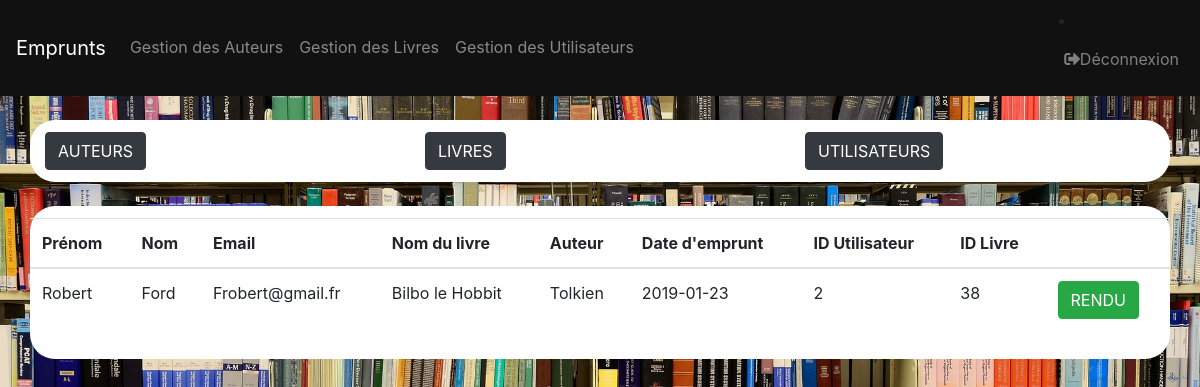
Screenshot of /admin/emprunts.php (signed in) with the database file from the repository.
### tables this page shows
CREATE TABLE `emprunts` (
  `id_livre` int(10) UNSIGNED NOT NULL,
  `id_utilisateur` int(10) UNSIGNED NOT NULL,
  `date_emprunt` date DEFAULT NULL,
  `rendu` tinyint(1) DEFAULT NULL
);

CREATE TABLE `utilisateurs` (
  `id` int(10) UNSIGNED NOT NULL,
  `prenom` varchar(255) NOT NULL,
  `nom` varchar(255) NOT NULL,
  `statut` varchar(255) NOT NULL,
  `email` varchar(255) NOT NULL,
  `mdp` varchar(255) NOT NULL,
  `adresse` varchar(255) NOT NULL,
  `date_abonnement` date NOT NULL
);

CREATE TABLE `livres` (
  `id` int(10) UNSIGNED NOT NULL,
  `titre` varchar(255) NOT NULL,
  `date_edition` date DEFAULT NULL,
  `date_ajout` date DEFAULT NULL,
  `auteur_id` int(10) UNSIGNED DEFAULT NULL,
  `genre_id` int(10) UNSIGNED DEFAULT NULL,
  `resume` text,
  `img_src` varchar(50) DEFAULT 'not_found.png'
);

CREATE TABLE `auteurs` (
  `id` int(10) UNSIGNED NOT NULL,
  `firstname` varchar(255) NOT NULL,
  `lastname` varchar(255) NOT NULL
);

### admin/emprunts.php (the view, shortened to what this page needs)
<?php
    $pdo = new PDO('mysql:host=localhost; dbname=biblio_coding; charset=utf8', 'root', '');
    $pdo->setAttribute(PDO::ATTR_ERRMODE, PDO::ERRMODE_EXCEPTION);
    $queryEmprunts = $pdo->prepare("SELECT utilisateurs.prenom, utilisateurs.nom, utilisateurs.email, livres.titre, auteurs.lastname, emprunts.date_emprunt, emprunts.id_utilisateur, emprunts.id_livre FROM emprunts INNER JOIN utilisateurs ON emprunts.id_utilisateur = utilisateurs.id INNER JOIN livres ON emprunts.id_livre = livres.id INNER JOIN auteurs ON livres.auteur_id = auteurs.id WHERE emprunts.rendu = 'false'");
    $queryEmprunts->execute();
    if ($queryEmprunts) {
        $emprunts = $queryEmprunts->fetchAll(PDO::FETCH_ASSOC);
    }
?>
<!DOCTYPE html>
<html lang="fr">
    <head>
        <link rel="stylesheet" href="https://stackpath.bootstrapcdn.com/bootstrap/4.1.3/css/bootstrap.min.css">
        <link rel="stylesheet" href="../css/styles.css">
    </head>
    <body id ="Admindisplay">
        <div class="container">
            <div class="row">
                <div class="col-4">
                    <a href='http://localhost/www/php/biblio_coding/admin/auteurs.php' role="button"  class="btn btn-dark">AUTEURS</a>
                </div>
                <div class="col-4">
                    <a href='http://localhost/www/php/biblio_coding/admin/livres.php' role="button"  class="btn btn-dark">LIVRES</a>
                </div>
                <div class="col-4">
                    <a href='http://localhost/www/php/biblio_coding/admin/users.php' role="button"  class="btn btn-dark">UTILISATEURS</a>
                </div>
            </div>
        </div>
        <div class="container">
            <div class="row">
                <div class="table-responsive">
                    <table class="table">
                        <thead>
                            <tr>
                                <th scope="col">Prénom</th>
                                <th>Nom</th>
                                <th>Email</th>
                                <th>Nom du livre</th>
                                <th>Auteur</th>
                                <th>Date d'emprunt</th>
                                <th>ID Utilisateur</th>
                                <th>ID Livre</th>
                                <th></th>
                            </tr>
                        </thead>
                        <tbody>
                            <?php foreach($emprunts as $emprunt):?>
                                <tr>
                                    <?php foreach($emprunt as $key => $value): ?>
                                        <td><?= $value ?></td>
                                    <?php endforeach; ?>
                                    <td><a class="btn btn-success" href='./modification/rendu.php?id_livre=<?=$emprunt['id_livre']?>&id_utilisateur=<?=$emprunt['id_utilisateur']?>' role="button">RENDU</a></td>
                                </tr>
                            <?php endforeach;?>
                        </tbody>
                    </table>
                </div>
            </div>
        </div>
    </body>
</html>

### css/styles.css (style rules this page uses)
body { margin: 0 auto; padding: 0; }
#Admindisplay { background-image:url("../img/displayadmin.jpg"); background-size: cover; background-attachment:fixed; background-repeat:no-repeat; background-position: center; }
.container { background-color: white; margin-top: 2%; padding-top: 1%; padding-bottom: 1%; border-radius: 25px; }

### rows the page displays
emprunts: id_utilisateur.prenom "Robert", id_utilisateur.nom "Ford", id_utilisateur.email "Frobert@gmail.fr", id_livre.titre "Bilbo le Hobbit", auteurs.lastname "Tolkien", date_emprunt "2019-01-23", id_utilisateur "2", id_livre "38"
